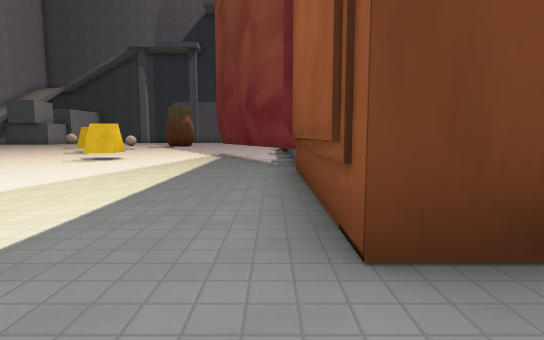
view 1 (above)

24 first-person views from a walk through a level from a Godot 3-D game. The camera is 1.3 m above the floor, tilts 6° down and sees 80° across. The floor is counted in squares, 2 m on a side. Each view is taken from the middle of a square. On the plan, view 1 faces up. The plan holds only what a view shows up to about 10 squares ahead; the rest is blank. The place goes on beyond the plan. Some surface patterns are stand-ins.

view 2
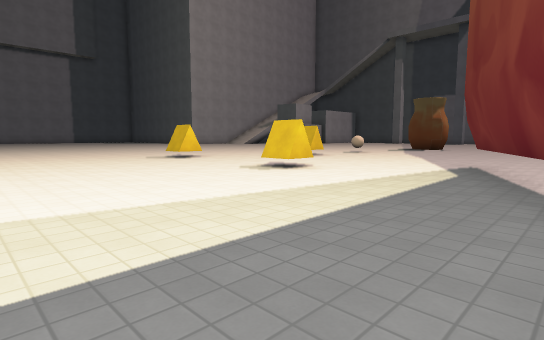

view 3
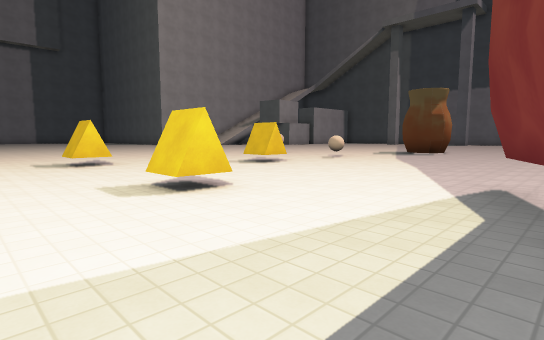

view 4
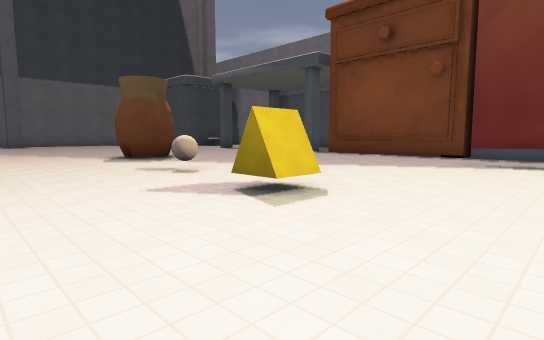

view 5
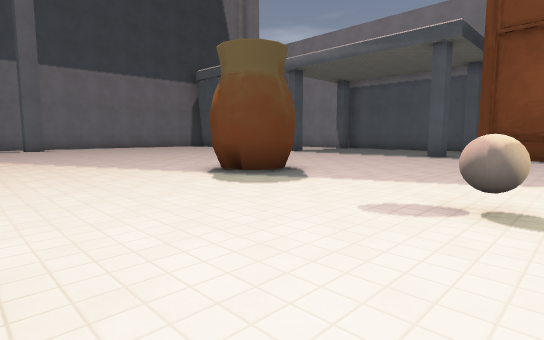

view 6
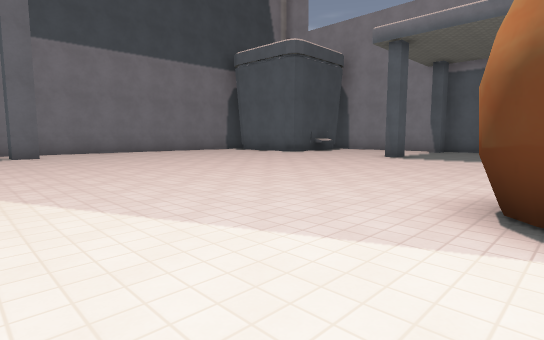

view 7
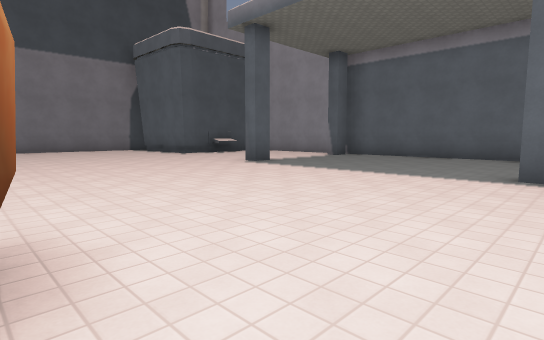

view 8
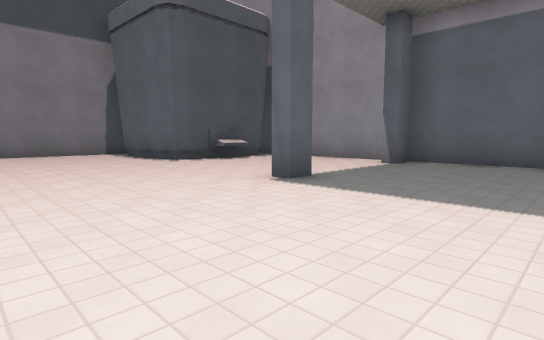

view 9
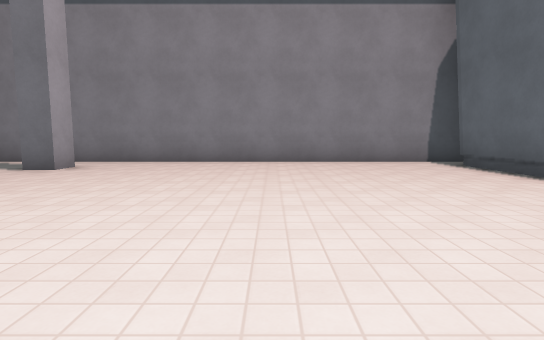

view 10
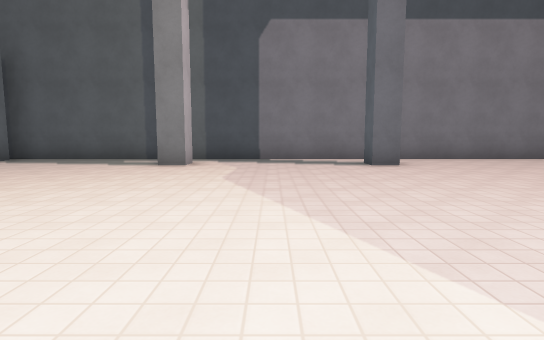

view 11
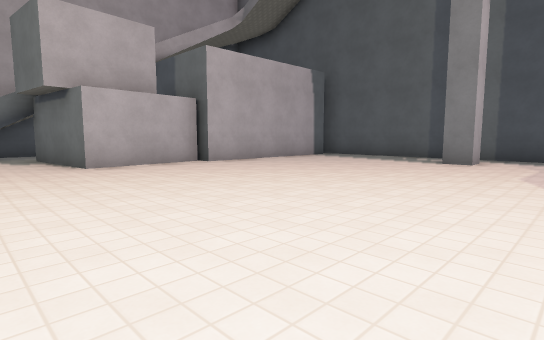

view 12
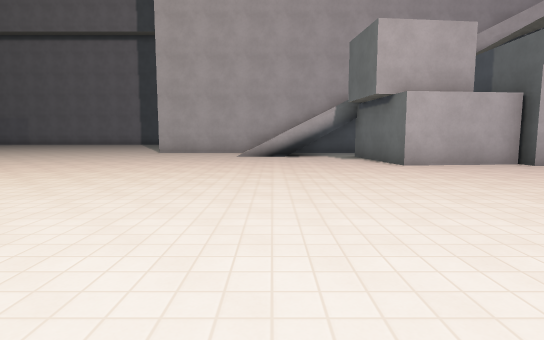

view 13
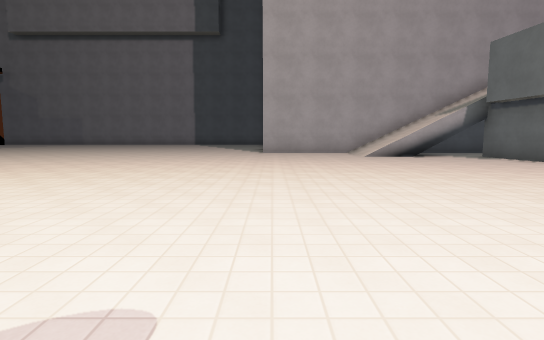

view 14
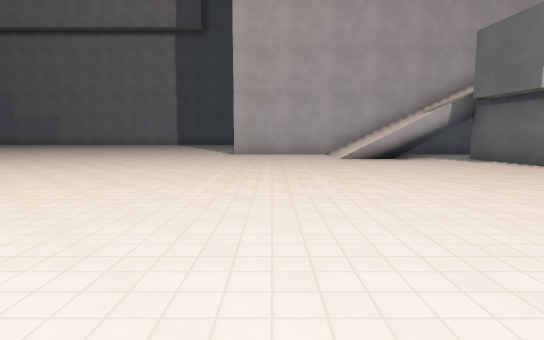

view 15
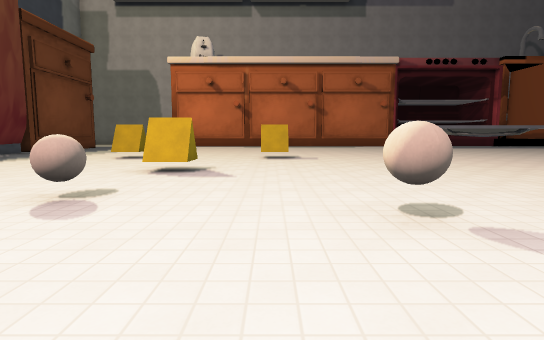

view 16
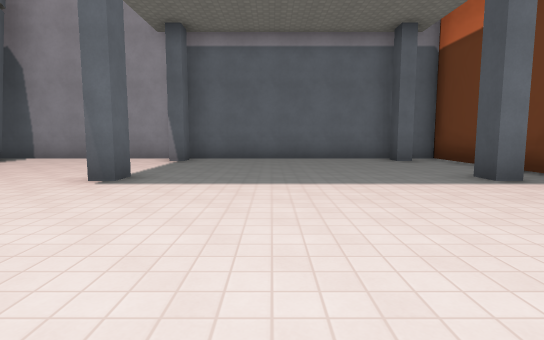

view 17
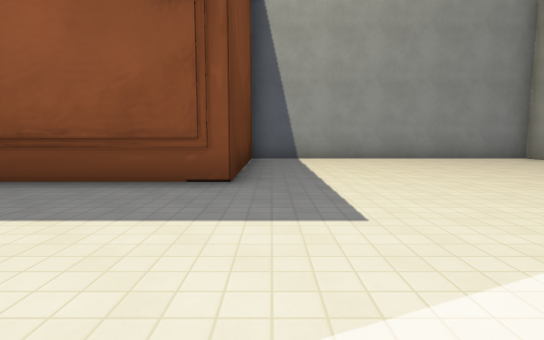

view 18
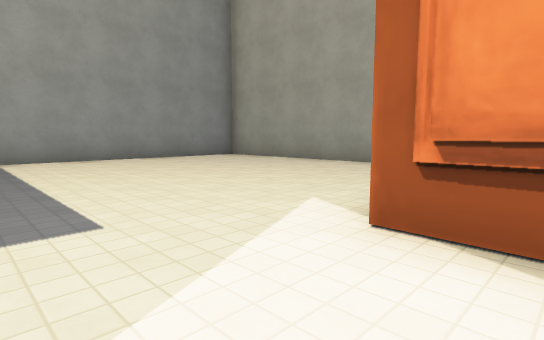

view 19
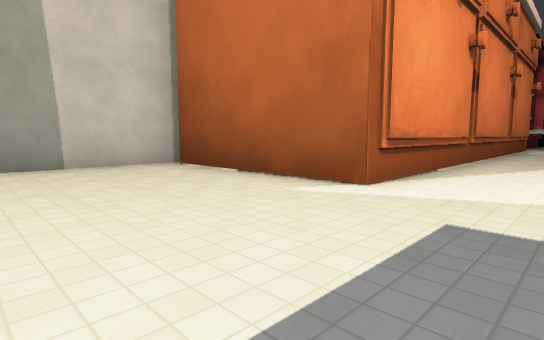

view 20
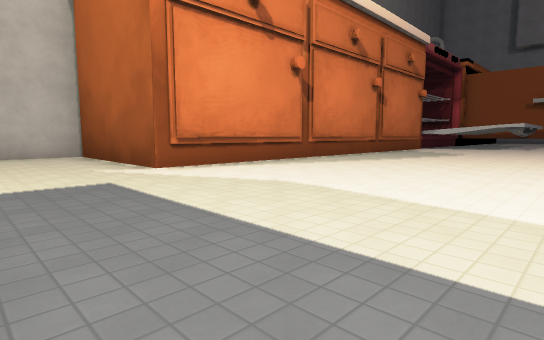

view 21
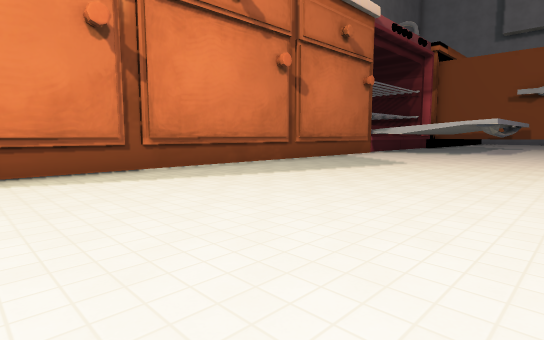

view 22
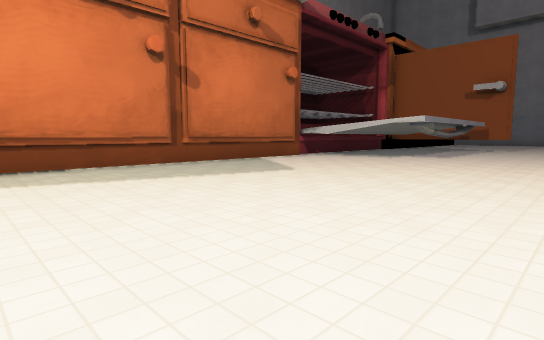

view 23
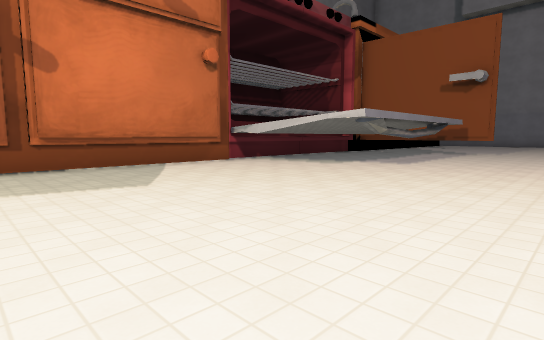

view 24
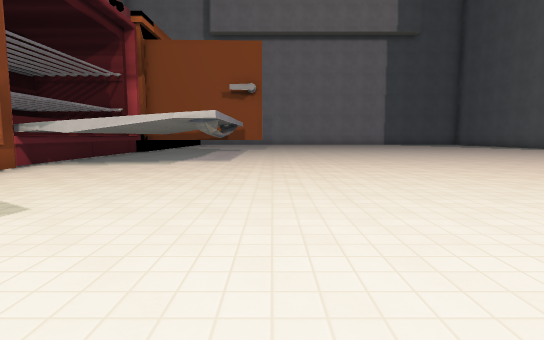

### Floor plan
Points are (right, up) in squares from view 1. A wall is a line through its corners. A room is listed if a view was taken in it or the views show most of it. See-through windows are left out.
Room 1 (views 1, 2, 3, 4, 5, 6, 7, 8, 9, 10, 11, 12, 13, 14, 15, 16, 17, 18, 19, 20, 21, 22, 23, 24)
walls: (0.5, 15.9) (0.5, 17.4); (0.7, 18.2) (0.7, 18.7) (1.2, 18.7); (0.5, 10.9) (0.5, 13.9); (1.5, 17.4) (5.4, 17.4) (5.4, 28.4); (4.4, 18.2) (4.4, 18.7) (5, 18.7); (1.2, 24.3) (0.7, 24.3) (0.7, 24.8); (5, 24.3) (4.4, 24.3) (4.4, 24.8); (-16.6, 0.8) (-16.7, -0.1); (-16.7, 0.6) (-16.6, -1.3); (1.2, 29.1) (1.1, 32) (1.3, 32.5); (-7.2, 31.9) (-7.2, 31.2) (-7.8, 31.2) (-7.8, 31.9); (-19.9, 2.6) (-18.3, 2.5); (-11.9, 31.9) (-11.9, 31.2) (-12.6, 31.2); (-17, 30.2) (-17, 27.7) (-17.4, 27.7) (-17.1, 24.9) (-20.2, 24.6); (3.3, 29) (1.7, 28.9) (1.4, 29.1) (1.2, 29.5); (-20.1, -1.1) (-2.9, -1.1) (-2.9, -6); (1.8, 33.2) (-17.5, 33.2); (-3.1, -6.3) (3, -6.3); (4.8, -6.3) (5.4, -6.3) (5.4, 1.6) (0.5, 1.6) (0.5, 6.4) (-1.9, 11.7) (-1.8, 12.1)
low walls: (3.6, 28.5) (2.6, 28.5) (2.5, 29)
ways out: opening at (-21, 24); opening at (2, 33); opening at (5, 29)
objects: other object (-10, 16); other object (-9, 9); other object (-7, 13); other object (-7, 16); vase (-6, 19) to (-5, 20); other object (-5, 9)

Positions as (right, up) in squares from view 1, and headings:
1: (0, 0), facing up
2: (0, 4), facing up-left
3: (-1, 7), facing up-left
4: (-10, 10), facing up-right
5: (-10, 15), facing up-right
6: (-9, 20), facing up-right
7: (-5, 18), facing up-right
8: (-3, 21), facing up-right
9: (-3, 25), facing up
10: (-10, 24), facing up
11: (-10, 23), facing up-left
12: (-10, 22), facing left
13: (-10, 18), facing left
14: (-11, 19), facing left
15: (-9, 19), facing down
16: (-4, 22), facing right
17: (-4, 1), facing right
18: (-4, 1), facing down-right
19: (1, 1), facing down-left
20: (0, 5), facing down-left
21: (-5, 5), facing down-left
22: (-8, 6), facing down-left
23: (-11, 6), facing down-left
24: (-10, 4), facing left
